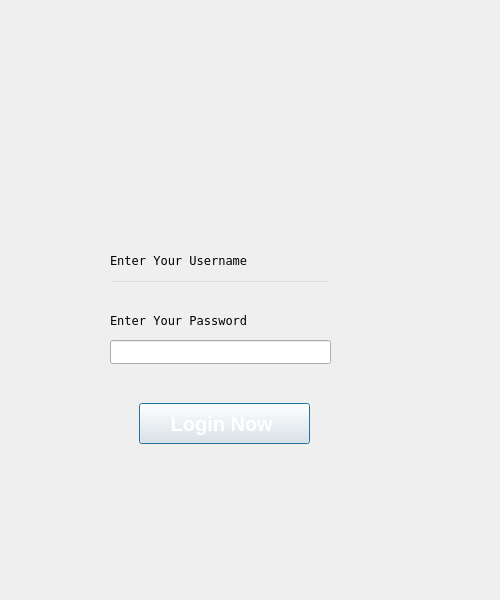
<?xml version="1.0" encoding="UTF-8"?>
<ui version="4.0">
 <class>clientloginpage</class>
 <widget class="QDialog" name="clientloginpage">
  <property name="geometry">
   <rect>
    <x>0</x>
    <y>0</y>
    <width>500</width>
    <height>600</height>
   </rect>
  </property>
  <property name="windowTitle">
   <string>Dialog</string>
  </property>
  <widget class="QStackedWidget" name="stackedWidget">
   <property name="geometry">
    <rect>
     <x>-110</x>
     <y>-30</y>
     <width>671</width>
     <height>651</height>
    </rect>
   </property>
   <property name="styleSheet">
    <string notr="true">background: qlineargradient(x1:0, y1:0, x2:1, y2:1, 
                     stop:0 #C7FFC7, stop:1 #B5FFB5);
background-image: url(:/images/Untitled design (2).png);
background-repeat: no-repeat;
 background-position: center;</string>
   </property>
   <property name="currentIndex">
    <number>0</number>
   </property>
   <widget class="QWidget" name="page">
    <widget class="QLineEdit" name="lineEdit_username">
     <property name="geometry">
      <rect>
       <x>220</x>
       <y>310</y>
       <width>221</width>
       <height>24</height>
      </rect>
     </property>
     <property name="styleSheet">
      <string notr="true">background-color: transparent;</string>
     </property>
    </widget>
    <widget class="QLineEdit" name="lineEdit_password">
     <property name="geometry">
      <rect>
       <x>220</x>
       <y>370</y>
       <width>221</width>
       <height>24</height>
      </rect>
     </property>
     <property name="autoFillBackground">
      <bool>false</bool>
     </property>
     <property name="inputMethodHints">
      <set>Qt::ImhHiddenText|Qt::ImhNoAutoUppercase|Qt::ImhNoPredictiveText|Qt::ImhSensitiveData</set>
     </property>
     <property name="echoMode">
      <enum>QLineEdit::Password</enum>
     </property>
    </widget>
    <widget class="QPushButton" name="pushButton">
     <property name="geometry">
      <rect>
       <x>249</x>
       <y>433</y>
       <width>171</width>
       <height>41</height>
      </rect>
     </property>
     <property name="font">
      <font>
       <pointsize>15</pointsize>
       <italic>false</italic>
       <bold>true</bold>
      </font>
     </property>
     <property name="styleSheet">
      <string notr="true">color:white;</string>
     </property>
     <property name="text">
      <string>Login Now </string>
     </property>
    </widget>
    <widget class="QLabel" name="label">
     <property name="geometry">
      <rect>
       <x>220</x>
       <y>280</y>
       <width>151</width>
       <height>21</height>
      </rect>
     </property>
     <property name="font">
      <font>
       <family>Terminal</family>
       <pointsize>9</pointsize>
       <bold>false</bold>
      </font>
     </property>
     <property name="styleSheet">
      <string notr="true">color: rgb(0, 255, 0);
color: rgb(0, 0, 0);</string>
     </property>
     <property name="text">
      <string>Enter Your Username</string>
     </property>
    </widget>
    <widget class="QLabel" name="label_2">
     <property name="geometry">
      <rect>
       <x>220</x>
       <y>340</y>
       <width>161</width>
       <height>21</height>
      </rect>
     </property>
     <property name="font">
      <font>
       <family>Terminal</family>
       <pointsize>9</pointsize>
       <bold>false</bold>
      </font>
     </property>
     <property name="styleSheet">
      <string notr="true">color: rgb(0, 255, 0);
color: rgb(0, 0, 0);</string>
     </property>
     <property name="text">
      <string>Enter Your Password</string>
     </property>
    </widget>
    <widget class="QLabel" name="label_3">
     <property name="geometry">
      <rect>
       <x>190</x>
       <y>500</y>
       <width>291</width>
       <height>41</height>
      </rect>
     </property>
     <property name="font">
      <font>
       <pointsize>15</pointsize>
      </font>
     </property>
     <property name="styleSheet">
      <string notr="true">color:red;</string>
     </property>
     <property name="text">
      <string/>
     </property>
    </widget>
   </widget>
   <widget class="QWidget" name="page_2"/>
  </widget>
 </widget>
 <resources/>
 <connections/>
</ui>
